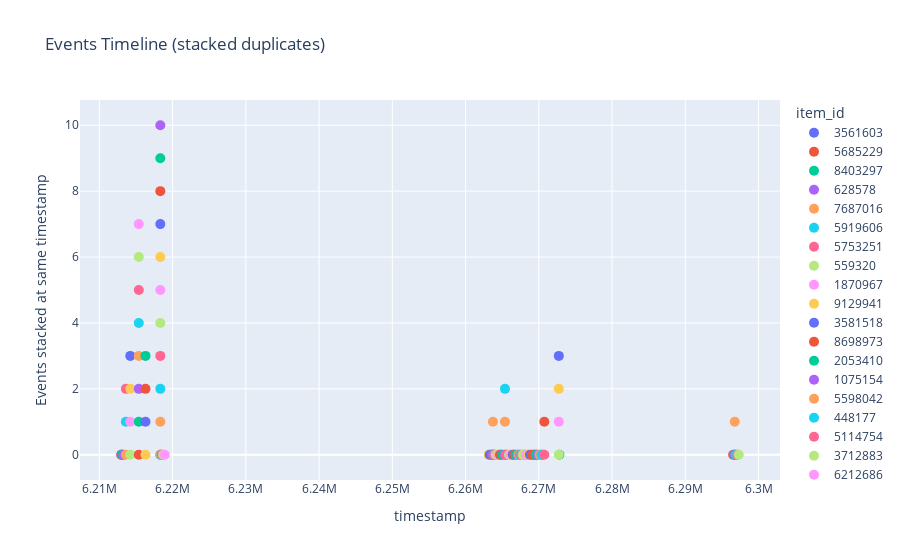

Notebook source saved alongside this figure:
### Markdown cell above
Отрисуем только активность прослушивания и окрасим разными цветами разные item_id

### Code cell
df = data[(data["uid"] == 100) & (data["event_type"] == "listen")].sort_values("timestamp")[900:1000]

df["count_sec"] = df["track_length_seconds"]*df["played_ratio_pct"]*0.01

df["stack_level"] = df.groupby("timestamp").cumcount()

fig = px.scatter(
    df,
    x="timestamp",
    y="stack_level",
    color="item_id",

    hover_data=["event_type", "timestamp", "count_sec"],
    
    title="Events Timeline (stacked duplicates)"
)


fig.update_traces(marker=dict(size=10))
fig.update_yaxes(title="Events stacked at same timestamp", showgrid=True)
fig.show()
